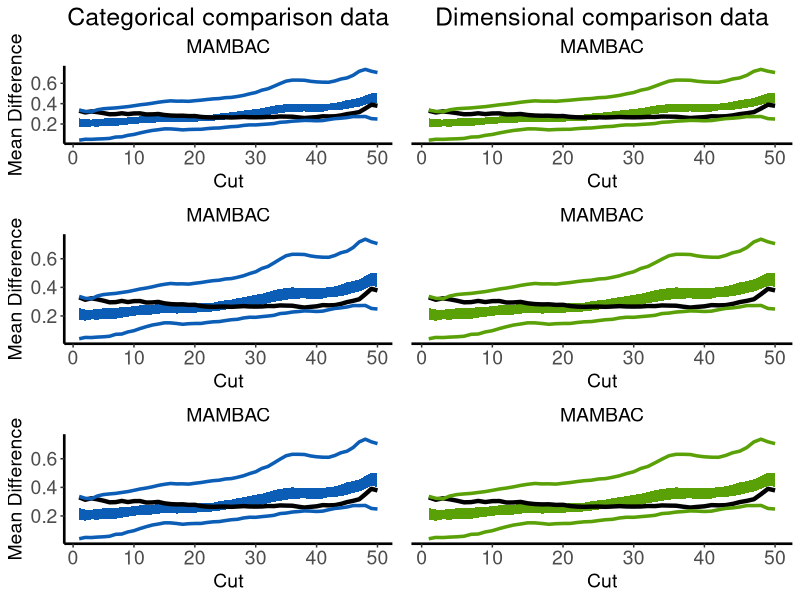

The R source for this figure:
library("ggplot2")
library(gridExtra)

mambac.x <- c(1,2,3,4,5,6,7,8,9,10,11,12,13,14,15,16,17,18,19,20,21,22,23,24,25,26,27,28,29,30,31,32,33,34,35,36,37,38,39,40,41,42,43,44,45,46,47,48,49,50)
mambac.y <- c(0.3299812,0.3133272,0.3234226,0.3163186,0.3067978,0.2954798,0.2967851,0.3052279,0.2972633,0.3037245,0.3043366,0.2939427,0.2945084,0.298302,0.2883989,0.2831783,0.280995,0.2816066,0.2774625,0.2780238,0.2696556,0.2654112,0.2638716,0.2653396,0.2657222,0.2637592,0.266065,0.2687736,0.2661318,0.2655892,0.2663093,0.2697764,0.2690438,0.2737014,0.2724385,0.2715759,0.264753,0.258835,0.2635221,0.2673901,0.2758804,0.2742202,0.2756782,0.2842586,0.2969466,0.305701,0.3168075,0.3520702,0.3899364,0.3785275)

maxeig.x <- c(-1.20392,-1.137672,-1.081361,-1.042338,-0.9895499,-0.942041,-0.9058154,-0.8828393,-0.8300517,-0.777264,-0.7244763,-0.6716886,-0.6149682,-0.548416,-0.4956283,-0.4481194,-0.3953317,-0.3458564,-0.3261928,-0.3065292,-0.2868656,-0.267202,-0.2514711,-0.2377066,-0.2180429,-0.2003457,-0.1806821,-0.1610185,-0.1413549,-0.1216912,-0.03929395,0.06847603,0.1880442,0.3017132,0.4094832,0.5064762,0.6142461,0.7220161,0.8297861,0.9375561,0.9825924,1.002256,1.023886,1.04355,1.063213,1.08091,1.150058,1.224704,1.29935,1.373996)
maxeig.y <- c(0.1460606,0.1424032,0.1285738,0.1184128,0.1315269,0.126408,0.1389201,0.1408396,0.1444152,0.1391494,0.1399241,0.1384816,0.1358069,0.154473,0.1600073,0.1623428,0.1468649,0.139238,0.138273,0.1397966,0.140642,0.143044,0.1480703,0.130754,0.1340193,0.1367881,0.1406214,0.1571502,0.1469597,0.136764,0.1272754,0.1251666,0.134143,0.1553371,0.1573562,0.1707734,0.1758845,0.1701078,0.1858044,0.200713,0.2110441,0.2101976,0.2222851,0.2271702,0.2478218,0.2387221,0.2565265,0.2909438,0.292235,0.2906775)

lmode.x <-
  c(
    -3.105749,
    -3.093992,
    -3.082234,
    -3.070477,
    -3.05872,
    -3.046962,
    -3.035205,
    -3.023447,
    -3.01169,
    -2.999933,
    -2.988175,
    -2.976418,
    -2.96466,
    -2.952903,
    -2.941146,
    -2.929388,
    -2.917631,
    -2.905873,
    -2.894116,
    -2.882359,
    -2.870601,
    -2.858844,
    -2.847086,
    -2.835329,
    -2.823572,
    -2.811814,
    -2.800057,
    -2.788299,
    -2.776542,
    -2.764785,
    -2.753027,
    -2.74127,
    -2.729512,
    -2.717755,
    -2.705998,
    -2.69424,
    -2.682483,
    -2.670725,
    -2.658968,
    -2.647211,
    -2.635453,
    -2.623696,
    -2.611938,
    -2.600181,
    -2.588424,
    -2.576666,
    -2.564909,
    -2.553151,
    -2.541394,
    -2.529637,
    -2.517879,
    -2.506122,
    -2.494364,
    -2.482607,
    -2.47085,
    -2.459092,
    -2.447335,
    -2.435577,
    -2.42382,
    -2.412063,
    -2.400305,
    -2.388548,
    -2.37679,
    -2.365033,
    -2.353276,
    -2.341518,
    -2.329761,
    -2.318003,
    -2.306246,
    -2.294489,
    -2.282731,
    -2.270974,
    -2.259216,
    -2.247459,
    -2.235702,
    -2.223944,
    -2.212187,
    -2.200429,
    -2.188672,
    -2.176915,
    -2.165157,
    -2.1534,
    -2.141642,
    -2.129885,
    -2.118128,
    -2.10637,
    -2.094613,
    -2.082855,
    -2.071098,
    -2.059341,
    -2.047583,
    -2.035826,
    -2.024068,
    -2.012311,
    -2.000554,
    -1.988796,
    -1.977039,
    -1.965281,
    -1.953524,
    -1.941767,
    -1.930009,
    -1.918252,
    -1.906494,
    -1.894737,
    -1.88298,
    -1.871222,
    -1.859465,
    -1.847707,
    -1.83595,
    -1.824193,
    -1.812435,
    -1.800678,
    -1.78892,
    -1.777163,
    -1.765406,
    -1.753648,
    -1.741891,
    -1.730133,
    -1.718376,
    -1.706619,
    -1.694861,
    -1.683104,
    -1.671346,
    -1.659589,
    -1.647832,
    -1.636074,
    -1.624317,
    -1.612559,
    -1.600802,
    -1.589045,
    -1.577287,
    -1.56553,
    -1.553772,
    -1.542015,
    -1.530258,
    -1.5185,
    -1.506743,
    -1.494985,
    -1.483228,
    -1.471471,
    -1.459713,
    -1.447956,
    -1.436198,
    -1.424441,
    -1.412684,
    -1.400926,
    -1.389169,
    -1.377411,
    -1.365654,
    -1.353897,
    -1.342139,
    -1.330382,
    -1.318624,
    -1.306867,
    -1.29511,
    -1.283352,
    -1.271595,
    -1.259837,
    -1.24808,
    -1.236323,
    -1.224565,
    -1.212808,
    -1.20105,
    -1.189293,
    -1.177536,
    -1.165778,
    -1.154021,
    -1.142263,
    -1.130506,
    -1.118749,
    -1.106991,
    -1.095234,
    -1.083476,
    -1.071719,
    -1.059962,
    -1.048204,
    -1.036447,
    -1.024689,
    -1.012932,
    -1.001175,
    -0.9894173,
    -0.9776599,
    -0.9659025,
    -0.9541451,
    -0.9423877,
    -0.9306303,
    -0.9188729,
    -0.9071155,
    -0.8953581,
    -0.8836007,
    -0.8718433,
    -0.8600859,
    -0.8483285,
    -0.8365711,
    -0.8248137,
    -0.8130563,
    -0.8012989,
    -0.7895415,
    -0.7777841,
    -0.7660267,
    -0.7542693,
    -0.7425119,
    -0.7307545,
    -0.7189971,
    -0.7072397,
    -0.6954823,
    -0.6837249,
    -0.6719675,
    -0.6602101,
    -0.6484527,
    -0.6366953,
    -0.6249379,
    -0.6131805,
    -0.6014231,
    -0.5896657,
    -0.5779083,
    -0.5661509,
    -0.5543935,
    -0.5426361,
    -0.5308787,
    -0.5191213,
    -0.5073639,
    -0.4956065,
    -0.4838491,
    -0.4720917,
    -0.4603343,
    -0.4485769,
    -0.4368195,
    -0.4250621,
    -0.4133047,
    -0.4015473,
    -0.3897899,
    -0.3780325,
    -0.3662751,
    -0.3545177,
    -0.3427603,
    -0.3310029,
    -0.3192455,
    -0.3074881,
    -0.2957307,
    -0.2839733,
    -0.2722159,
    -0.2604585,
    -0.2487011,
    -0.2369437,
    -0.2251863,
    -0.2134289,
    -0.2016715,
    -0.1899141,
    -0.1781567,
    -0.1663993,
    -0.1546419,
    -0.1428845,
    -0.1311271,
    -0.1193697,
    -0.1076123,
    -0.09585488,
    -0.08409748,
    -0.07234008,
    -0.06058268,
    -0.04882528,
    -0.03706788,
    -0.02531048,
    -0.01355308,
    -0.001795678,
    0.009961722,
    0.02171912,
    0.03347652,
    0.04523392,
    0.05699132,
    0.06874872,
    0.08050612,
    0.09226352,
    0.1040209,
    0.1157783,
    0.1275357,
    0.1392931,
    0.1510505,
    0.1628079,
    0.1745653,
    0.1863227,
    0.1980801,
    0.2098375,
    0.2215949,
    0.2333523,
    0.2451097,
    0.2568671,
    0.2686245,
    0.2803819,
    0.2921393,
    0.3038967,
    0.3156541,
    0.3274115,
    0.3391689,
    0.3509263,
    0.3626837,
    0.3744411,
    0.3861985,
    0.3979559,
    0.4097133,
    0.4214707,
    0.4332281,
    0.4449855,
    0.4567429,
    0.4685003,
    0.4802577,
    0.4920151,
    0.5037725,
    0.5155299,
    0.5272873,
    0.5390447,
    0.5508021,
    0.5625595,
    0.5743169,
    0.5860743,
    0.5978317,
    0.6095891,
    0.6213465,
    0.6331039,
    0.6448613,
    0.6566187,
    0.6683761,
    0.6801335,
    0.6918909,
    0.7036483,
    0.7154057,
    0.7271631,
    0.7389205,
    0.7506779,
    0.7624353,
    0.7741927,
    0.7859501,
    0.7977075,
    0.8094649,
    0.8212223,
    0.8329797,
    0.8447371,
    0.8564945,
    0.8682519,
    0.8800093,
    0.8917667,
    0.9035241,
    0.9152815,
    0.9270389,
    0.9387963,
    0.9505537,
    0.9623111,
    0.9740685,
    0.9858259,
    0.9975833,
    1.009341,
    1.021098,
    1.032856,
    1.044613,
    1.05637,
    1.068128,
    1.079885,
    1.091643,
    1.1034,
    1.115157,
    1.126915,
    1.138672,
    1.15043,
    1.162187,
    1.173944,
    1.185702,
    1.197459,
    1.209217,
    1.220974,
    1.232731,
    1.244489,
    1.256246,
    1.268004,
    1.279761,
    1.291518,
    1.303276,
    1.315033,
    1.326791,
    1.338548,
    1.350305,
    1.362063,
    1.37382,
    1.385578,
    1.397335,
    1.409092,
    1.42085,
    1.432607,
    1.444365,
    1.456122,
    1.467879,
    1.479637,
    1.491394,
    1.503152,
    1.514909,
    1.526666,
    1.538424,
    1.550181,
    1.561939,
    1.573696,
    1.585453,
    1.597211,
    1.608968,
    1.620726,
    1.632483,
    1.64424,
    1.655998,
    1.667755,
    1.679513,
    1.69127,
    1.703027,
    1.714785,
    1.726542,
    1.7383,
    1.750057,
    1.761814,
    1.773572,
    1.785329,
    1.797087,
    1.808844,
    1.820601,
    1.832359,
    1.844116,
    1.855874,
    1.867631,
    1.879388,
    1.891146,
    1.902903,
    1.914661,
    1.926418,
    1.938175,
    1.949933,
    1.96169,
    1.973448,
    1.985205,
    1.996962,
    2.00872,
    2.020477,
    2.032235,
    2.043992,
    2.055749,
    2.067507,
    2.079264,
    2.091022,
    2.102779,
    2.114536,
    2.126294,
    2.138051,
    2.149809,
    2.161566,
    2.173323,
    2.185081,
    2.196838,
    2.208596,
    2.220353,
    2.23211,
    2.243868,
    2.255625,
    2.267383,
    2.27914,
    2.290897,
    2.302655,
    2.314412,
    2.32617,
    2.337927,
    2.349684,
    2.361442,
    2.373199,
    2.384957,
    2.396714,
    2.408471,
    2.420229,
    2.431986,
    2.443744,
    2.455501,
    2.467258,
    2.479016,
    2.490773,
    2.502531,
    2.514288,
    2.526045,
    2.537803,
    2.54956,
    2.561318,
    2.573075,
    2.584832,
    2.59659,
    2.608347,
    2.620104,
    2.631862,
    2.643619,
    2.655377,
    2.667134,
    2.678891,
    2.690649,
    2.702406,
    2.714164,
    2.725921,
    2.737678,
    2.749436,
    2.761193,
    2.772951,
    2.784708,
    2.796465,
    2.808223,
    2.81998,
    2.831738,
    2.843495,
    2.855252,
    2.86701,
    2.878767,
    2.890525,
    2.902282
  )

lmode.y <-
  c(
    0.0003184232,
    0.0003670903,
    0.0004225262,
    0.0004867168,
    0.0005583739,
    0.0006380265,
    0.0007273863,
    0.0008300359,
    0.0009435459,
    0.001068583,
    0.001206848,
    0.001364278,
    0.001536702,
    0.001724888,
    0.001930161,
    0.002161629,
    0.002412686,
    0.002684131,
    0.002976765,
    0.003302556,
    0.003652815,
    0.00402792,
    0.004428577,
    0.004867128,
    0.005335175,
    0.0058316,
    0.00635687,
    0.006922633,
    0.007521538,
    0.008150594,
    0.00880989,
    0.0095093,
    0.01024308,
    0.01100633,
    0.01179868,
    0.01262738,
    0.01348848,
    0.01437561,
    0.01528792,
    0.01622972,
    0.01719855,
    0.01818749,
    0.01919534,
    0.02022369,
    0.02127093,
    0.02233081,
    0.023402,
    0.02448419,
    0.02557582,
    0.02667251,
    0.02777307,
    0.0288764,
    0.02998041,
    0.03108338,
    0.03218453,
    0.03328287,
    0.03437588,
    0.03546442,
    0.03654823,
    0.03762705,
    0.03869847,
    0.03976506,
    0.04082705,
    0.04188471,
    0.04293705,
    0.04398649,
    0.04503363,
    0.04607897,
    0.04712306,
    0.04816719,
    0.04921185,
    0.05025745,
    0.0513051,
    0.05235491,
    0.05340674,
    0.0544606,
    0.05551695,
    0.05657493,
    0.05763374,
    0.05869289,
    0.05975134,
    0.0608074,
    0.06186028,
    0.06290911,
    0.06395134,
    0.06498442,
    0.06600876,
    0.06702339,
    0.06802517,
    0.06901062,
    0.06998244,
    0.07094008,
    0.07188099,
    0.07280125,
    0.07370616,
    0.07459594,
    0.07546963,
    0.07632417,
    0.07716646,
    0.07799758,
    0.07881838,
    0.07962872,
    0.08043476,
    0.08123831,
    0.08204117,
    0.08284845,
    0.08366264,
    0.08448577,
    0.08531988,
    0.08617489,
    0.08704915,
    0.0879437,
    0.0888603,
    0.08981123,
    0.09079229,
    0.09180224,
    0.09284219,
    0.09392427,
    0.09504378,
    0.09619671,
    0.09738344,
    0.0986144,
    0.09988618,
    0.1011924,
    0.102533,
    0.1039165,
    0.105342,
    0.1068016,
    0.1082955,
    0.1098307,
    0.1114101,
    0.113025,
    0.1146757,
    0.116369,
    0.1181127,
    0.1198964,
    0.1217213,
    0.1235935,
    0.1255274,
    0.1275091,
    0.1295402,
    0.1316256,
    0.1337872,
    0.1360054,
    0.1382814,
    0.1406178,
    0.1430433,
    0.1455312,
    0.1480821,
    0.1506963,
    0.1534025,
    0.1561724,
    0.1590036,
    0.1618953,
    0.1648687,
    0.1679003,
    0.1709841,
    0.1741178,
    0.1773139,
    0.1805552,
    0.1838337,
    0.1871464,
    0.1904982,
    0.193878,
    0.1972783,
    0.2006965,
    0.2041327,
    0.2075806,
    0.2110356,
    0.2144961,
    0.2179604,
    0.2214259,
    0.2248911,
    0.2283554,
    0.231818,
    0.235278,
    0.2387361,
    0.2421922,
    0.2456461,
    0.2490975,
    0.252547,
    0.255994,
    0.2594381,
    0.2628763,
    0.2663083,
    0.2697323,
    0.273146,
    0.2765392,
    0.2799126,
    0.2832627,
    0.2865857,
    0.2898572,
    0.2930847,
    0.2962631,
    0.2993873,
    0.3024191,
    0.305373,
    0.3082459,
    0.3110323,
    0.3136854,
    0.3162241,
    0.3186522,
    0.3209656,
    0.3231161,
    0.3251236,
    0.3270024,
    0.3287509,
    0.3303281,
    0.3317512,
    0.3330451,
    0.3342115,
    0.3352225,
    0.3360904,
    0.3368473,
    0.337498,
    0.3380285,
    0.3384472,
    0.3387868,
    0.3390534,
    0.3392445,
    0.3393666,
    0.3394458,
    0.339488,
    0.3394967,
    0.3394784,
    0.3394481,
    0.3394099,
    0.3393681,
    0.3393299,
    0.3392987,
    0.339276,
    0.3392639,
    0.3392691,
    0.3392868,
    0.3393166,
    0.3393583,
    0.3394154,
    0.3394811,
    0.3395543,
    0.3396336,
    0.3397188,
    0.3398059,
    0.3398941,
    0.3399823,
    0.340069,
    0.3401539,
    0.3402372,
    0.3403189,
    0.3403994,
    0.3404802,
    0.3405626,
    0.3406476,
    0.340738,
    0.3408363,
    0.3409429,
    0.341059,
    0.341189,
    0.3413352,
    0.3414955,
    0.3416704,
    0.3418635,
    0.3420762,
    0.3423036,
    0.3425453,
    0.3428021,
    0.3430739,
    0.3433546,
    0.3436427,
    0.343937,
    0.3442342,
    0.3445305,
    0.3448242,
    0.345113,
    0.3453911,
    0.3456592,
    0.3459161,
    0.3461607,
    0.3463857,
    0.3465968,
    0.3467941,
    0.3469777,
    0.3471429,
    0.3472967,
    0.3474406,
    0.3475755,
    0.347701,
    0.3478219,
    0.3479397,
    0.3480557,
    0.348171,
    0.3482872,
    0.3484041,
    0.3485216,
    0.3486389,
    0.3487534,
    0.3488631,
    0.3489657,
    0.3490545,
    0.3491224,
    0.3491676,
    0.3491859,
    0.3491636,
    0.3490877,
    0.3489613,
    0.3487794,
    0.3485238,
    0.3481735,
    0.3477427,
    0.3472268,
    0.3466081,
    0.345857,
    0.3450023,
    0.3440417,
    0.342963,
    0.3417298,
    0.3403851,
    0.3389296,
    0.3373597,
    0.3356371,
    0.3338136,
    0.3318929,
    0.3298786,
    0.3277394,
    0.3255251,
    0.3232416,
    0.3208946,
    0.3184723,
    0.3160068,
    0.3135067,
    0.3109779,
    0.308423,
    0.3058586,
    0.3032913,
    0.3007257,
    0.2981717,
    0.2956352,
    0.2931176,
    0.2906215,
    0.2881574,
    0.2857258,
    0.2833225,
    0.2809482,
    0.2786103,
    0.2763074,
    0.2740318,
    0.2717827,
    0.2695637,
    0.2673734,
    0.2652036,
    0.2630528,
    0.2609218,
    0.2588099,
    0.2567104,
    0.2546218,
    0.2525439,
    0.250476,
    0.2484139,
    0.2463565,
    0.2443031,
    0.2422528,
    0.240203,
    0.2381531,
    0.2361021,
    0.234047,
    0.2319872,
    0.2299215,
    0.2278487,
    0.2257621,
    0.2236628,
    0.2215493,
    0.2194199,
    0.2172636,
    0.2150829,
    0.212877,
    0.2106441,
    0.2083693,
    0.2060564,
    0.2037068,
    0.2013189,
    0.1988768,
    0.1963843,
    0.1938469,
    0.1912638,
    0.1886211,
    0.1859221,
    0.1831766,
    0.1803852,
    0.1775389,
    0.1746402,
    0.1717021,
    0.1687268,
    0.165711,
    0.1626577,
    0.1595803,
    0.1564817,
    0.153364,
    0.1502328,
    0.1470974,
    0.1439615,
    0.1408297,
    0.1377127,
    0.1346125,
    0.1315323,
    0.128477,
    0.1254637,
    0.1224849,
    0.1195431,
    0.1166409,
    0.1138025,
    0.1110108,
    0.1082672,
    0.1055729,
    0.1029523,
    0.1003864,
    0.0978736,
    0.09541416,
    0.09302941,
    0.09070263,
    0.08842893,
    0.08620795,
    0.08405696,
    0.0819633,
    0.07991946,
    0.07792469,
    0.07599212,
    0.07411362,
    0.07227986,
    0.07048987,
    0.06875302,
    0.06706525,
    0.06541619,
    0.06380471,
    0.06223689,
    0.06071183,
    0.0592188,
    0.05775658,
    0.05632849,
    0.05493561,
    0.05356763,
    0.05222332,
    0.05090385,
    0.04961118,
    0.04833627,
    0.04707795,
    0.04583606,
    0.04461259,
    0.04340047,
    0.04219878,
    0.04100686,
    0.03982639,
    0.03865263,
    0.03748505,
    0.03632316,
    0.03516864,
    0.03401885,
    0.03287374,
    0.03173332,
    0.03059998,
    0.02947257,
    0.0283513,
    0.0272367,
    0.02613271,
    0.0250388,
    0.02395505,
    0.02288231,
    0.02182622,
    0.02078662,
    0.01976268,
    0.01875538,
    0.01777145,
    0.01681142,
    0.01587269,
    0.01495615,
    0.01406866,
    0.01321197,
    0.01238114,
    0.01157674,
    0.01080483,
    0.01006881,
    0.009361214,
    0.008682249,
    0.008036431,
    0.007428954,
    0.006850192,
    0.00629996,
    0.005780956,
    0.005299894,
    0.004845744,
    0.004418009,
    0.004017665,
    0.003652379,
    0.003310662,
    0.002991831,
    0.002695503,
    0.002429595,
    0.002183085,
    0.001955223,
    0.001745261,
    0.001559194,
    0.001388692,
    0.001232539,
    0.001090023,
    0.000964924,
    0.0008518322,
    0.0007491987,
    0.000656414,
    0.0005756726,
    0.0005037215,
    0.000439008,
    0.000381051,
    0.0003310122,
    0.0002870924
  )


mambac.y.range <- c(0.04054983,0.7368128)
maxeig.y.range <- c(0.05763526,0.4677298)
lmode.y.range <- c(3.09519e-05,0.4338556)

#Double empirical values to allow the simulated polygon to be more smooth
mambac.x <- rep(mambac.x, each = 2)
mambac.y <- rep(mambac.y, each = 2)

mamb <- data.frame(mambac.x, mambac.y)
names(mamb)[names(mamb) == "mambac.x"] <- "xvalues"
names(mamb)[names(mamb) == "mambac.y"] <- "yvalues"

mambac.polygon.x1 <- c(1,2,3,4,5,6,7,8,9,10,11,12,13,14,15,16,17,18,19,20,21,22,23,24,25,26,27,28,29,30,31,32,33,34,35,36,37,38,39,40,41,42,43,44,45,46,47,48,49,50)
mambac.polygon.x2 <- c(50,49,48,47,46,45,44,43,42,41,40,39,38,37,36,35,34,33,32,31,30,29,28,27,26,25,24,23,22,21,20,19,18,17,16,15,14,13,12,11,10,9,8,7,6,5,4,3,2,1)
mambac.polygon.y1 <- c(0.2558687,0.2452373,0.2435819,0.2487913,0.2536897,0.2570638,0.2579049,0.2604552,0.2640958,0.2679862,0.2741284,0.2773146,0.2786061,0.2824909,0.2782892,0.2790425,0.2805476,0.2809539,0.2837941,0.2847134,0.288121,0.2922545,0.2931742,0.3023091,0.3096928,0.3146575,0.3240079,0.3316477,0.3393675,0.3484755,0.3543368,0.3673679,0.3797189,0.3890944,0.3947716,0.4001997,0.3965271,0.3940454,0.3939031,0.3952322,0.3978466,0.400012,0.407677,0.4192733,0.435485,0.443294,0.4563248,0.479304,0.501864,0.5027)
mambac.polygon.y2 <- c(0.4041902,0.4096727,0.3893785,0.3705812,0.3604826,0.3482346,0.3388084,0.3338352,0.3330805,0.321016,0.3184516,0.3183296,0.3230425,0.3216281,0.3192083,0.3137967,0.3060498,0.2982222,0.2890493,0.2797817,0.2747621,0.2701764,0.259859,0.2563636,0.2498213,0.2448906,0.2377857,0.2321318,0.2280065,0.2271702,0.2221555,0.2194385,0.2176912,0.2170536,0.2205599,0.2193624,0.2165022,0.2101222,0.2082951,0.2057725,0.2014234,0.1951024,0.1883144,0.1801576,0.1804703,0.1785196,0.1739115,0.1760691,0.1666809,0.1750098)

mambac.polygon.x <- c(mambac.polygon.x1, mambac.polygon.x2)
mambac.polygon.y <- c(mambac.polygon.y1, mambac.polygon.y2)

#X is the same as in data
mambac.line1.y <- rep(c(0.04054983,0.04983274,0.04897911,0.05224541,0.05435267,0.05813023,0.07154062,0.07361751,0.08835677,0.09703274,0.1120558,0.1248879,0.1365185,0.143602,0.1519807,0.1516971,0.1474436,0.1418398,0.1457808,0.1474083,0.1475756,0.15431,0.1590441,0.1607065,0.1675476,0.1736797,0.1765744,0.185937,0.1911063,0.190623,0.1953102,0.1994009,0.2044302,0.2167131,0.220123,0.2274247,0.2307411,0.2353468,0.2340394,0.2312681,0.2336227,0.2435749,0.2524839,0.2566979,0.2628906,0.272648,0.2724901,0.2735181,0.2525096,0.2484922), each = 2)

#X is the same as in data
mambac.line2.y <- rep(c(0.3367835,0.32345,0.3202804,0.3398074,0.34976,0.3541584,0.3578863,0.3642948,0.3704688,0.379192,0.3885082,0.3951864,0.403645,0.4137778,0.4213957,0.4272905,0.4242773,0.4246962,0.4226849,0.4287463,0.4338341,0.4407285,0.4466811,0.4499939,0.4584973,0.4613496,0.470441,0.4811615,0.4963884,0.5091609,0.532205,0.5460778,0.571172,0.5972297,0.6213118,0.6312298,0.6312029,0.6297723,0.6197456,0.6138292,0.6109047,0.6103168,0.622904,0.6422062,0.6529549,0.6784213,0.7178567,0.7368128,0.7183989,0.7057578), each = 2)

m1 <- ggplot(mamb, aes(x = xvalues, y = yvalues)) +
  geom_polygon(inherit.aes = FALSE, aes(x = mambac.polygon.x, y = mambac.polygon.y), fill = "#0b5db5") +
  geom_line(size = 1.5) +
  geom_line(aes(y = mambac.line1.y), size = 1.2, color = "#0b5db5") +
  geom_line(aes(y = mambac.line2.y), size = 1.2, color = "#0b5db5") +
  ylim(mambac.y.range) +
  ggtitle(label = "Categorical comparison data", subtitle = "MAMBAC") +
  xlab("Cut") + ylab("Mean Difference") +
  theme(
    plot.title = element_text(size=18, hjust = 0.5),
    plot.subtitle = element_text(size=14, hjust = 0.5),
    axis.title = element_text(size = 14),
    axis.text = element_text(size = 14),
    panel.grid.major = element_blank(),
    panel.grid.minor = element_blank(),
    panel.background = element_blank(),
    axis.line = element_line(colour = "black", size = 0.9)
  )

m2 <- ggplot(mamb, aes(x = xvalues, y = yvalues)) +
  geom_polygon(inherit.aes = FALSE, aes(x = mambac.polygon.x, y = mambac.polygon.y), fill = "#0b5db5") +
  geom_line(size = 1.5) +
  geom_line(aes(y = mambac.line1.y), size = 1.2, color = "#0b5db5") +
  geom_line(aes(y = mambac.line2.y), size = 1.2, color = "#0b5db5") +
  ylim(mambac.y.range) +
  ggtitle(label = "MAMBAC") +
  xlab("Cut") + ylab("Mean Difference") +
  theme(
    plot.title = element_text(size=14, hjust = 0.5),
    axis.title = element_text(size = 14),
    axis.text = element_text(size = 14),
    panel.grid.major = element_blank(),
    panel.grid.minor = element_blank(),
    panel.background = element_blank(),
    axis.line = element_line(colour = "black", size = 0.9)
  )  

m3 <- ggplot(mamb, aes(x = xvalues, y = yvalues)) +
  geom_polygon(inherit.aes = FALSE, aes(x = mambac.polygon.x, y = mambac.polygon.y), fill = "#0b5db5") +
  geom_line(size = 1.5) +
  geom_line(aes(y = mambac.line1.y), size = 1.2, color = "#0b5db5") +
  geom_line(aes(y = mambac.line2.y), size = 1.2, color = "#0b5db5") +
  ylim(mambac.y.range) +
  ggtitle(label = "MAMBAC") +
  xlab("Cut") + ylab("Mean Difference") +
  theme(
    plot.title = element_text(size=14, hjust = 0.5),
    axis.title = element_text(size = 14),
    axis.text = element_text(size = 14),
    panel.grid.major = element_blank(),
    panel.grid.minor = element_blank(),
    panel.background = element_blank(),
    axis.line = element_line(colour = "black", size = 0.9)
  )

m4 <- ggplot(mamb, aes(x = xvalues, y = yvalues)) +
  geom_polygon(inherit.aes = FALSE, aes(x = mambac.polygon.x, y = mambac.polygon.y), fill = "#5aa007") +
  geom_line(size = 1.5) +
  geom_line(aes(y = mambac.line1.y), size = 1.2, color = "#5aa007") +
  geom_line(aes(y = mambac.line2.y), size = 1.2, color = "#5aa007") +
  ylim(mambac.y.range) +
  ggtitle(label = "Dimensional comparison data", subtitle = "MAMBAC") +
  xlab("Cut") + ylab("Mean Difference") +
  theme(
    plot.title = element_text(size=18, hjust = 0.5),
    plot.subtitle = element_text(size=14, hjust = 0.5),
    axis.title = element_text(size = 14),
    axis.text = element_text(size = 14),
    axis.title.y = element_blank(),
    axis.text.y = element_blank(),
    axis.ticks.y = element_blank(),
    panel.grid.major = element_blank(),
    panel.grid.minor = element_blank(),
    panel.background = element_blank(),
    axis.line = element_line(colour = "black", size = 0.9),
    axis.line.y = element_blank()
  )  

m5 <- ggplot(mamb, aes(x = xvalues, y = yvalues)) +
  geom_polygon(inherit.aes = FALSE, aes(x = mambac.polygon.x, y = mambac.polygon.y), fill = "#5aa007") +
  geom_line(size = 1.5) +
  geom_line(aes(y = mambac.line1.y), size = 1.2, color = "#5aa007") +
  geom_line(aes(y = mambac.line2.y), size = 1.2, color = "#5aa007") +
  ylim(mambac.y.range) +
  ggtitle(label = "MAMBAC") +
  xlab("Cut") + ylab("Mean Difference") +
  theme(
    plot.title = element_text(size=14, hjust = 0.5),
    axis.title = element_text(size = 14),
    axis.text = element_text(size = 14),
    axis.title.y = element_blank(),
    axis.text.y = element_blank(),
    axis.ticks.y = element_blank(),
    panel.grid.major = element_blank(),
    panel.grid.minor = element_blank(),
    panel.background = element_blank(),
    axis.line = element_line(colour = "black", size = 0.9),
    axis.line.y = element_blank()
  )    

m6 <- ggplot(mamb, aes(x = xvalues, y = yvalues)) +
  geom_polygon(inherit.aes = FALSE, aes(x = mambac.polygon.x, y = mambac.polygon.y), fill = "#5aa007") +
  geom_line(size = 1.5) +
  geom_line(aes(y = mambac.line1.y), size = 1.2, color = "#5aa007") +
  geom_line(aes(y = mambac.line2.y), size = 1.2, color = "#5aa007") +
  ylim(mambac.y.range) +
  ggtitle(label = "MAMBAC") +
  xlab("Cut") + ylab("Mean Difference") +
  theme(
    plot.title = element_text(size=14, hjust = 0.5),
    axis.title = element_text(size = 14),
    axis.text = element_text(size = 14),
    axis.title.y = element_blank(),
    axis.text.y = element_blank(),
    axis.ticks.y = element_blank(),
    panel.grid.major = element_blank(),
    panel.grid.minor = element_blank(),
    panel.background = element_blank(),
    axis.line = element_line(colour = "black", size = 0.9),
    axis.line.y = element_blank()
  )    


grid.arrange(m1, m4, m2, m5, m3, m6, nrow = 3)

